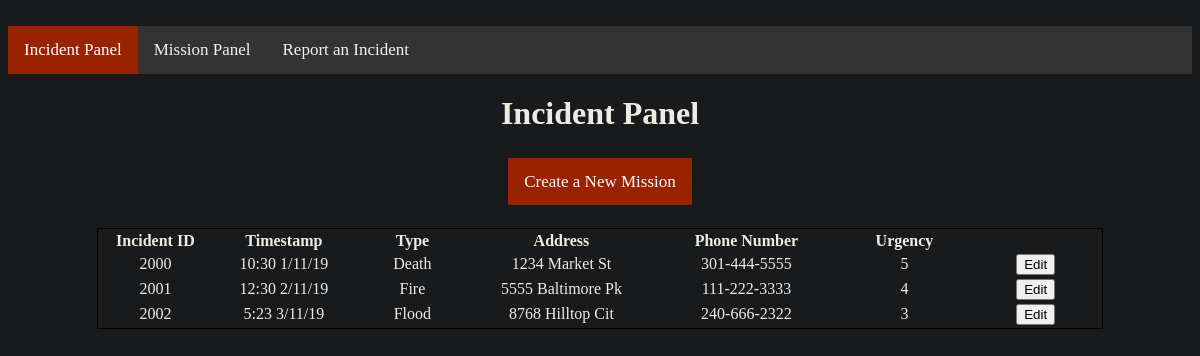
/incidentPanel, run on the app's committed database.
### tables this page shows
CREATE TABLE Event (eventID INT (4, 4) PRIMARY KEY UNIQUE, callID INT (4, 4) REFERENCES Call (callID) UNIQUE, urgency INT (1, 1) NOT NULL, vname TEXT REFERENCES Victim (name) UNIQUE);

CREATE TABLE Call (callID INT (4, 4) PRIMARY KEY UNIQUE, date TEXT NOT NULL, time TEXT NOT NULL, emergency TEXT NOT NULL, operID INT (4, 4) REFERENCES CallOperator (operID), name TEXT REFERENCES Victim (name) UNIQUE);

CREATE TABLE Victim (name TEXT PRIMARY KEY UNIQUE, address TEXT NOT NULL, city TIME NOT NULL, state TEXT NOT NULL, zipCode INT (5, 5) NOT NULL, phone TEXT);

### Prototype/views.py (the view, shortened to what this page needs)
@app.route('/incidentPanel', methods=['POST', 'GET'])
def incidentPanel():
    id, timestamp, emergency, address, phone, urgency = genTable()
    length = len(id)
    return render_template('IncidentTable.html', var=False, length=length, id=id, timestamp=timestamp, emergency=emergency, address=address, phone=phone, urgency=urgency)

### Prototype/views.py (called while the page is built)
def pullVictim():
    conn = sqlite3.connect("callCenter.db")
    cur = conn.cursor()
    row = cur.execute('SELECT * FROM Victim')
    row = cur.fetchall()
    conn.commit()
    cur.close()
    conn.close()
    return list(row)

def pullCall():
    conn = sqlite3.connect("callCenter.db")
    cur = conn.cursor()
    row = cur.execute('SELECT * FROM Call')
    row = cur.fetchall()
    conn.commit()
    cur.close()
    conn.close()
    return list(row)

def pullEvent():
    conn = sqlite3.connect("callCenter.db")
    cur = conn.cursor()
    row = cur.execute('SELECT * FROM Event')
    row = cur.fetchall()
    conn.commit()
    cur.close()
    conn.close()
    return list(row)

def genTable():
    victims = pullVictim()
    calls = pullCall()
    events = pullEvent()
    id = []
    timestamp = []
    emergency = []
    address = []
    phone = []
    urgency = []
    for i in range(len(victims)):
        id.append(events[i][0])
        timestamp.append(calls[i][2] + " " + calls[i][1])
        emergency.append(calls[i][3])
        address.append(victims[i][1])
        phone.append(victims[i][5])
        urgency.append(events[i][2])
    return id, timestamp, emergency, address, phone, urgency

### Prototype/templates/IncidentTable.html (shortened to what this page needs)
{% extends "IncidentPanel.html" %}
{% block table %}
    {% for i in range(length) %}
    <tr class="data">
        <td>{{id[i]}}</td>
        <td>{{timestamp[i]}}</td>
        <td>{{emergency[i]}}</td>
        <td>{{address[i]}}</td>
        <td>{{phone[i]}}</td>
        <td>{{urgency[i]}}</td>
        <td><button type="submit" name="edit" value="{{id[i]}}">Edit</button></td>
    </tr>
    {% endfor %}
{% endblock %}

### Prototype/templates/IncidentPanel.html (shortened to what this page needs)
﻿<!DOCTYPE html>
<html>
<head>
    <link href="{{ url_for('static', filename='content/styleSheet.css') }}" rel="stylesheet" />
</head>
<body>
  <div class="navbar">
    <a class="active" href="/incidentPanel">Incident Panel</a>
    <a href="/deploymentPanel">Mission Panel</a>
    <a href="/callCenter">Report an Incident</a>
  </div>
  <h1 style="text-align: center;">Incident Panel</h1>
  <br />
  {% if var== false %}
  <div class="buttonStyle">
    <a href="/incidentPanel/create">Create a New Mission</a>
  </div>
  {% endif %}
  <br /><br />
  <form name="event" action="/incidentPanel" method="post">
    <table id="tbl_Incident" style="width: 85%; margin: 0px auto 50px auto; border: 1px solid #000000;">
      <thead style="border: 1px solid #000000;">
        <tr style="border: 1px solid #000000;">
          <th class="columnHeader" style="width: 60px;">Incident ID</th>
          <th class="columnHeader" style="width: 60px;">Timestamp</th>
          <th class="columnHeader" style="width: 60px;">Type</th>
          <th class="columnHeader" style="width: 100px;">Address</th>
          <th class="columnHeader" style="width: 100px;">Phone Number</th>
          <th class="columnHeader" style="width: 70px;">Urgency</th>
          <th class="columnHeader" style="width: 70px;"></th>
        </tr>
      </thead>
      <tbody>
        {% block table %}{% endblock %}
      </tbody>
    </table>
  </form>
</body>
</html>

### Prototype/static/content/styleSheet.css (style rules this page uses)
.navbar { overflow: hidden; background-color: #333; }
.navbar a { float: left; color: #f2f2f2; text-align: center; padding: 14px 16px; text-decoration: none; font-size: 17px; }
.navbar a.active { background-color: #992200; color: white; }
.buttonStyle { text-align: center; }
.buttonStyle a { background-color: #992200; color: white; text-align: center; padding: 14px 16px; text-decoration: none; font-size: 17px; }

### Prototype/templates/IncidentPanel.html (style rules this page uses)
.columnHeader { font-family: "Arial, Helvetica, sans-serif"; }
.data { text-align: center; }

### data on the page
Event: eventID "2000"
Call: emergency "Death"
Victim: address "1234 Market St", phone "301-444-5555"
Event: eventID "2001"
Call: emergency "Fire"
Victim: address "5555 Baltimore Pk", phone "111-222-3333"
Event: eventID "2002"
Call: emergency "Flood"
Victim: address "8768 Hilltop Cit", phone "240-666-2322"

### other printed values
{{ timestamp[i] }} "10:30 1/11/19" "12:30 2/11/19" "5:23 3/11/19"
{{ urgency[i] }} "5" "4" "3"
